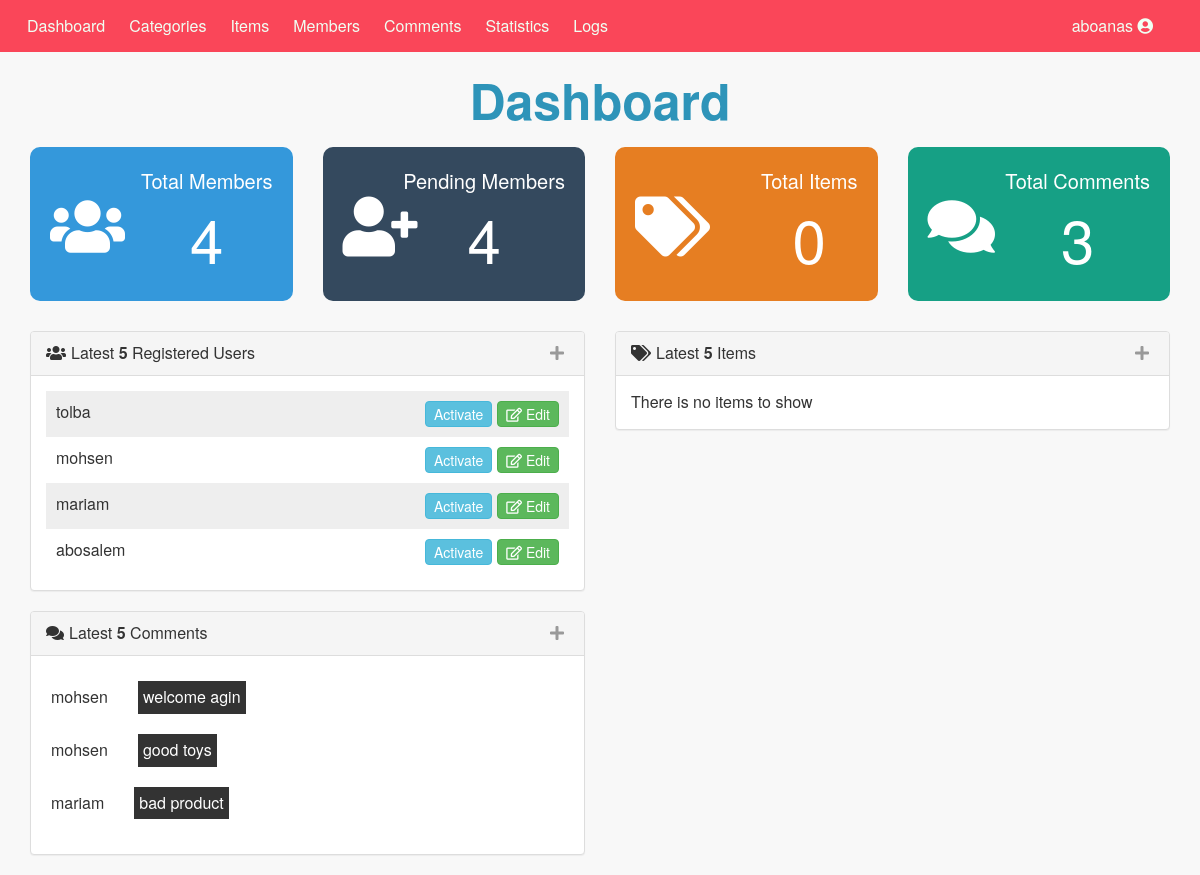
Page /Admin/dashboard.php (signed in) on the committed database.
### tables this page shows
CREATE TABLE `users` (
  `UserID` int(11) NOT NULL COMMENT 'To identify User',
  `Username` varchar(255) NOT NULL COMMENT 'Username to login',
  `Password` varchar(255) NOT NULL COMMENT 'Password to login',
  `Email` varchar(255) NOT NULL,
  `FullName` varchar(255) NOT NULL,
  `GroupID` int(11) NOT NULL DEFAULT '0' COMMENT 'User Permission',
  `TrustStatus` int(11) NOT NULL DEFAULT '0' COMMENT 'Seller Rank',
  `RegStatus` int(11) NOT NULL DEFAULT '0' COMMENT 'User Approval',
  `Date` date NOT NULL
);

CREATE TABLE `comments` (
  `C_ID` int(11) NOT NULL,
  `Comment` text NOT NULL,
  `Status` tinyint(4) NOT NULL,
  `Comment_date` date NOT NULL,
  `item_id` int(11) NOT NULL,
  `user_id` int(11) NOT NULL
);

### Admin/includes/functions/functions.php (called while the page is built, shortened)
<?php
    function checkItem($Item,$Table,$value){
        global $con;
        $sttmt = $con->prepare("SELECT $Item FROM $Table WHERE $Item = ?");
        $sttmt->execute(array($value));
        $count = $sttmt->rowCount();
        return $count;
    }
    function countItems($item, $table){
        global $con;
        $stm = $con->prepare("SELECT COUNT($item) FROM $table");
        $stm->execute();
        return $stm->fetchColumn();
    }
    function getLatest($select, $table, $order, $limit){
        global $con;
        $sttm = $con->prepare("SELECT $select FROM $table ORDER BY $order DESC LIMIT $limit");
        $sttm->execute();
        $rows = $sttm->fetchAll();
        return $rows;
    }

### Admin/dashboard.php (the view, shortened to what this page needs)
<?php
    if(isset($_SESSION['Username'])){
        include 'init.php';
        $numUsers = 5;
        $latestRegisterdUsers = getLatest("*","users", "Username", $numUsers);
        $numItems = 5;
        $currentItems = getLatest("*","items", "Name", $numItems);
        $numComments = 5;
        ?>
        <div class="wrapper">
            <div class="container">
                <h1 class="text-center">Dashboard</h1>
                <div class="row">
                    <div class="col-md-3">
                        <div class="stat st-members">
                            <i class="fas fa-users"></i>
                            <div class="info">
                                Total Members
                                <span><a href="members.php"><?php echo countItems('UserID','users')?></span></a>
                            </div>
                        </div>
                    </div>
                    <div class="col-md-3">
                        <div class="stat st-pending">
                            <i class="fas fa-user-plus"></i>
                            <div class="info">
                                Pending Members
                                <span>
                                    <a href="members.php?do=Manage&page=Pending">
                                    <?php echo checkItem("RegStatus","users",0) ?>
                                    </a>
                                </span>
                            </div>
                        </div>
                    </div>
                    <div class="col-md-3">
                        <div class="stat st-items">
                            <i class="fas fa-tags"></i>
                            <div class="info">
                                Total Items
                                <span><a href="items.php"><?php echo countItems('Item_ID','items')?></span></a>
                            </div>
                        </div>
                    </div>
                    <div class="col-md-3">
                        <div class="stat st-comments">
                            <i class="fas fa-comments"></i>
                            <div class="info">
                                Total Comments
                                <span><a href="comments.php"><?php echo countItems('C_ID','comments')?></span></a></span>
                            </div>
                        </div>
                    </div>
                </div>
            </div>
        </div>
        <div class="latest">
            <div class="container">
                <div class="row">
                    <div class="col-md-6">
                        <div class="panel panel-default">
                            <div class="panel-heading">
                                <i class="fas fa-users"></i>Latest <strong><?php echo $numUsers?></strong> Registered Users
                                <span class="toggle-info pull-right">
                                    <i class="fas fa-plus"></i>
                                </span>
                            </div>
                            <div class="panel-body">
                                <ul class="list-unstyled latest-users">
                                    <?php
                                        if(!empty($latestRegisterdUsers)){
                                            foreach ($latestRegisterdUsers as $user) {
                                                echo '<li>';
                                                    echo $user['Username'];
                                                    echo "<a href='members.php?do=Edit&userid=" . $user['UserID'] ."'>";
                                                        echo "<span class='btn btn-success pull-right'>";
                                                            echo "<i class='far fa-edit'></i> Edit";
                                                            if($user['RegStatus'] == 0){
                                                                echo "<a href='members.php?do=Activate&userid=" . $user['UserID'] . "
                                                                'class='btn btn-info pull-right activate'> Activate</a>";
                                                            }
                                                        echo "</span>";
                                                    echo "</a>";
                                                echo "</li>";
                                            }
                                        } else {
                                            echo "There is no users to show";
                                        }
                                    ?>
                                </ul>
                            </div>
                        </div>
                    </div>
                    <div class="col-md-6">
                        <div class="panel panel-default">
                            <div class="panel-heading">
                                <i class="fas fa-tags"></i>Latest <strong><?php echo $numItems?></strong> Items
                                <span class="toggle-info pull-right">
                                    <i class="fas fa-plus"></i>
                                </span>
                            </div>
                            <div class="panel-body">
                                <ul class="list-unstyled latest-users">
                                    <?php
                                        if (!empty($currentItems)) {
                                            foreach ($currentItems as $item) {
                                                echo '<li>';
                                                    echo $item['Name'];
                                                    echo "<a href='items.php?do=Edit&itemid=" . $item['Item_ID'] ."'>";
                                                        echo "<span class='btn btn-success pull-right'>";
                                                            echo "<i class='far fa-edit'></i> Edit";
                                                            if($item['Approve'] == 0){
                                                                echo "<a href='items.php?do=Approve&itemid=" . $item['Item_ID'] . "
                                                                'class='btn btn-info pull-right activate'>
                                                                <i class='far fa-check-square'></i> Approve</a>";
                                                            }
                                                        echo "</span>";
                                                    echo "</a>";
                                                echo "</li>";
                                            }
                                        } else {
                                            echo "There is no items to show";
                                        }
                                    ?>
                                </ul>
                            </div>
                        </div>
                    </div>
                </div>
                <div class="row">
                    <div class="col-md-6">
                        <div class="panel panel-default">
                            <div class="panel-heading">
                                <i class="fas fa-comments"></i>Latest <strong><?php echo $numComments?></strong> Comments
                                <span class="toggle-info pull-right">
                                    <i class="fas fa-plus"></i>
                                </span>
                            </div>
                            <div class="panel-body">
                                <?php
                                $stmt = $con->prepare("SELECT
                                                          comments.*,users.Username AS Member
                                                      FROM
                                                          comments
                                                      INNER JOIN
                                                          users
                                                      ON
                                                          users.UserID = comments.user_id
                                                      ORDER BY
                                                          C_ID DESC
                                                      LIMIT $numComments");
                                $stmt->execute();
                                $comments = $stmt->fetchAll();
                                if (!empty($comments)) {
                                    foreach ($comments as $comment) {
                                            echo "<div class='comment-box'>";
                                                echo "<span class='member-name'>" . $comment['Member']  . "</span>";
                                                echo "<p class='member-comment'>" . $comment['Comment'] . "</p>";
                                            echo "</div>";
                                    }
                                } else {
                                    echo "There is no comments to show";
                                }
                                ?>
                            </div>
                        </div>
                    </div>
                </div>
            </div>
        </div>
        <?php
        include $tpl . 'footer.inc.php';
        } else{
        header('Location: index.php');
        exit();
    }

### Admin/themes/css/all.css (style rules this page uses)
.fa, .fas, .far, .fal, .fab { -moz-osx-font-smoothing: grayscale; -webkit-font-smoothing: antialiased; display: inline-block; font-style: normal; font-variant: normal; text-rendering: auto; line-height: 1; }
.fa-comments:before { content: "\f086"; }
.fa-edit:before { content: "\f044"; }
.fa-plus:before { content: "\f067"; }
.fa-tags:before { content: "\f02c"; }
.fa-user-plus:before { content: "\f234"; }
.fa-users:before { content: "\f0c0"; }
.far { font-family: 'Font Awesome 5 Free'; font-weight: 400; }
.fa, .fas { font-family: 'Font Awesome 5 Free'; font-weight: 900; }

### Admin/themes/css/admin.css (style rules this page uses)
body { background-color: #f8f8f8; font-size: 16px }
i.fas { margin-right: 5px }
.wrapper .stat { border-radius: 10px; padding: 20px; font-size: 2rem; color: #fff }
.wrapper .stat a { color: #fff }
.wrapper .stat { position: relative; overflow: hidden; }
.wrapper .st-members { background-color: #3498db; }
.wrapper .stat i { font-size: 6rem; position: absolute; top: 50px; left: 20px }
.wrapper .stat .info { float: right; text-align: center; }
.wrapper .st-pending { background-color: #34495e; }
.wrapper .st-items { background-color: #e67e22; }
.wrapper .st-comments { background-color: #16a085; }
.wrapper .stat span { display: block; font-size: 6rem; font-weight: 500 }
.latest { margin-top: 30px }
.latest .toggle-info { color: #999; cursor: pointer; }
.latest-users { margin-bottom: 0 }
.latest-users li { padding: 10px; overflow: hidden; }
.latest-users li:nth-child(odd) { background-color: #eee }
.latest-users .btn-success, .latest-users .btn-info { padding: 2px 8px; }
.latest-users .btn-info { margin-right: 5px }
.latest .comment-box { margin: 10px 0; position: relative; }
.latest .comment-box .member-name { padding: 5px; margin-right: 25px; }
.latest .comment-box .member-comment { padding: 5px; background-color: #333; color: #fff; display: inline-block; }
h1 { font-size: 5rem; margin: 20px 0; font-weight: bold; color: #2E94B9 }
.activate { margin-left: 5px }

### rows in the picture
users: Username "tolba"
users: Username "mohsen"
users: Username "mariam"
users: Username "abosalem"
comments: user.Username "mohsen", Comment "welcome agin"
comments: user.Username "mohsen", Comment "good toys"
comments: user.Username "mariam", Comment "bad product"

### other values in the picture
lang('HOME_ADMIN') "Dashboard"
lang('CATEGORIES') "Categories"
lang('ITEMS') "Items"
lang('MEMBERS') "Members"
lang('COMMENTS') "Comments"
lang('STATISTICS') "Statistics"
lang('LOGS') "Logs"
countItems('UserID','users') "4"
checkItem("RegStatus","users",0) "4"
countItems('Item_ID','items') "0"
countItems('C_ID','comments') "3"
$numUsers "5"
$numItems "5"
$numComments "5"
